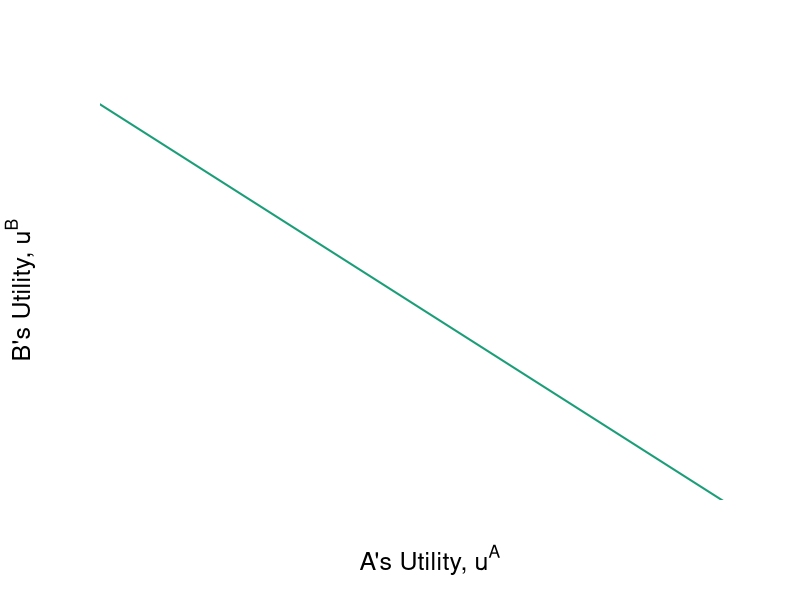

The R source for this figure: (Note: this script raises an error after producing the figure.)
require(ggplot2)
require(shape)
require(plotrix)
pdf(file = "property_fig8STEP1.pdf", width = 9, height = 7)
#pdf(file = "property_fig8STEP2.pdf", width = 9, height = 7)
pdf(file = "property_fig8.pdf", width = 9, height = 7)

#Set parameters for graphics
axislabelsize <- 1.5
graphlinewidth <- 2

upf <- function(ub) {
  12.24745 - ub
}

swf.e <- function(ub, a = 0.5, W = 4.524862) {
  (((W)*(1/ub)^a)^(1/(1-a)))
}


swf.f <- function(ub, a = 0.5, W = 6.03692) {
  (((W)*(1/ub)^a)^(1/(1-a)))
}


swf.g <- function(ub, a = 0.5, W = 5.744736) {
  (((W)*(1/ub)^a)^(1/(1-a)))
}

swf.i <- function(ub, a = 0.5, W = 6.123724) {
  (((W)*(1/ub)^a)^(1/(1-a)))
}


#W = (^0.6)(^0.4)


#Notes
#ua = (xa^0.5)*(ya^0.5)
#ub = ((10-xa)^05)*((15-ya)^0.5)

#ua = (10^0.5)*(15^0.5) = 12.24745
#ua_e = u(8,2) = (8^0.5)*(2^0.5) = 4

#Point g
# => x^A = 4/((3/2)^0.5) = 3.27 => x^B = 6.73
# => y^A = 3/2(x^A) = 4.9 => y^B = 10.1
#ua_g(4.9^0.5)*(3.27^0.5) = 4.002874
#ub_g(6.73^0.5)*(10.1^0.5) = 8.244574
#W = (4.002874^0.5)*(8.244574^0.5) = 5.744736

COL <- c("#1B9E77", "#D95F02", "#7570B3", "#E7298A", "#66A61E", "#E6AB02", "#A6761D", "#666666")
#COL <- c("#7fc97f", "#beaed4", "#fdc086", "#ffff99")
par(mar =  c(5, 5, 4, 2))
xlims <- c(0, 13)
ylims <- c(0, 13)


plot(0, 0, xlim = xlims, ylim = ylims, type = "n",
     xlab = expression(paste("A's Utility, ", u^A)),
     ylab = expression(paste("B's Utility, ", u^B)),
     xaxt = "n", 
     yaxt = "n", 
     cex.lab = axislabelsize, 
     bty = "n",
     xaxs="i", 
     yaxs="i")

npts <- 500 
npts2 <- 501
#Specify the sequences of points for graphing. 
xx1 <- seq(xlims[1], xlims[2], length.out = npts)
xx2 <- seq(xlims[1], xlims[2], length.out = npts)
xx3 <- seq(xlims[1], xlims[2], length.out = npts2)
xx4 <- seq(xlims[1], 13, length.out = npts2)

#Draw the lines for the graphs
lines(xx1, upf(xx1), col = COL[1], lwd = graphlinewidth)
lines(xx1, swf.e(xx1), col = COLB[2], lwd = graphlinewidth, lty = 2)
lines(xx1, swf.f(xx1), col = COLB[2], lwd = graphlinewidth, lty = 2)
lines(xx1, swf.g(xx1), col = COLB[2], lwd = graphlinewidth, lty = 2)
lines(xx1, swf.i(xx1), col = COLB[2], lwd = graphlinewidth)
#lines(xx2, solowCondition(xx2, delta = 5), col = COL[3], lwd = 4)
#lines(xx2, solowInfeas(xx2, delta = 5), col = COL[1], lwd = 4, lty = 2)

#Customize ticks and labels for the plot
ticksy <- seq(from = ylims[1], to = ylims[2], by = 1)
ylabels <- seq(from = ylims[1], to = ylims[2], by = 1)
ticksx <- seq(from =  xlims[1], to = xlims[2], by = 1)
xlabels <- seq(from = xlims[1], to = xlims[2], by = 1)
axis(1, at = ticksx, pos = 0, labels = xlabels)
axis(2, at = ticksy, pos = 0, labels = ylabels, las = 1)

#Annotation of the  graphs
#UPF
text(8.8, 1.5, expression(paste("Utility Possibilities Frontier")))
text(8.8, 1, expression(paste(u^B == (10^0.5)*(15^0.5) - u^A)))

#Iso-welfare curve labels
text(11.5, 4.5, expression(paste("Social Planner's")))
text(11.5, 4, expression(paste("Iso-welfare Curves")))

#Annotate Point f
#u^A = (5.84^0.5)*(8.77^0.5) = 7.15
#u^B = (4.16^0.5)*(6.23^0.5) = 5.09
#W = (7.16^0.5)*(5.09^0.5) = 6.03692
#W = (7.16^0.6)*(5.09^0.4) = 6.246474
points(5.12, 7.12, pch = 16, col = "black", cex = 1.5)
text(5.3, 7.3, expression(g))


#Annotate Point i
#(5^0.5)*(7.5^0.5) = 6.123724
#W = (6.123724^0.6)*(6.123724^0.4) = 6.123724

points(6.123724, 6.123724, pch = 16, col = "black", cex = 1.5)
text(6.3, 6.3, expression(i))

#Annotate point g
#ua_g(4.9^0.5)*(3.27^0.5) = 4.002874
#ub_g(6.73^0.5)*(10.1^0.5) = 8.244574
#W = (4.002874^0.5)*(8.244574^0.5) = 5.744736
#W = (4.002874^0.6)*(8.244574^0.4) = 5.344295
points(8.24, 4, pch = 16, col = "black", cex = 1.5)
text(8.4, 4.2, expression(f))

#Annotate point e.
#ua_e = (8^0.5)*(2^0.5) = 4
#ub_e = (2^0.5)*(13.1^0.5) = 5.118594
#W = (4^0.5)*(5.118594^0.5) = 4.524862
#W = (4^0.6)*(5.118594^0.4) = 4.41465
points(5.12, 4, pch = 16, col = "black", cex = 1.5)
text(4.9, 3.8, expression(e))

#segments(0, 4, 13, 4, lty = 2, col = "darkgray", lwd = 2)
#segments(5.12, 0, 5.12, 13, lty = 2, col = "darkgray", lwd = 2)




dev.off()
